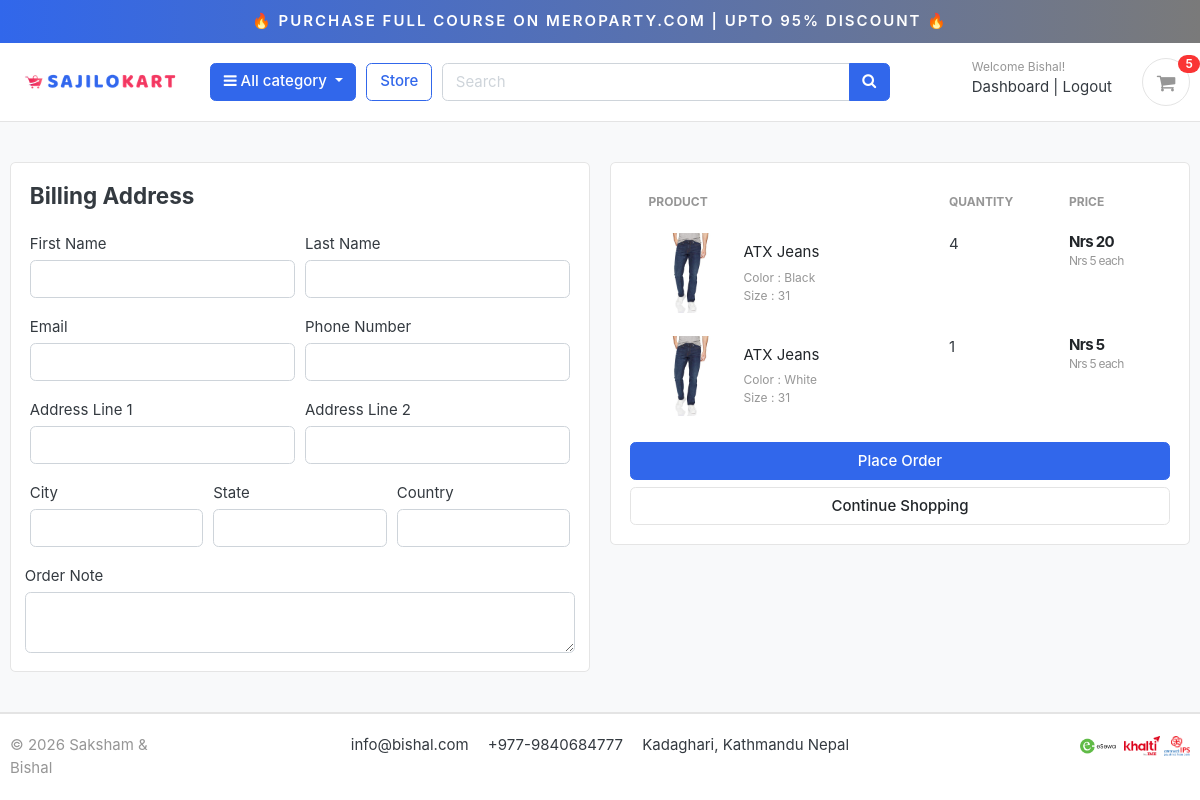
Page /cart/checkout/ (signed in) on the committed database.
### accounts/models.py (models this page shows, shortened)
class Account(AbstractBaseUser):
    first_name      = models.CharField(max_length=50)
    last_name       = models.CharField(max_length=50)
    username        = models.CharField(max_length=50, unique=True)
    email           = models.EmailField(max_length=100, unique=True)
    phone_number    = models.CharField(max_length=50)
    date_joined     = models.DateTimeField(auto_now_add=True)
    last_login      = models.DateTimeField(auto_now_add=True)
    is_admin        = models.BooleanField(default=False)
    is_staff        = models.BooleanField(default=False)
    is_active        = models.BooleanField(default=False)
    is_superadmin        = models.BooleanField(default=False)
    USERNAME_FIELD = 'email'
    REQUIRED_FIELDS = ['username', 'first_name', 'last_name']
    objects = MyAccountManager()

### carts/models.py (models this page shows, shortened)
class CartItem(models.Model):
    user = models.ForeignKey(Account, on_delete=models.CASCADE, null=True)
    product = models.ForeignKey(Product, on_delete=models.CASCADE)
    variations = models.ManyToManyField(Variation, blank=True)
    cart    = models.ForeignKey(Cart, on_delete=models.CASCADE, null=True)
    quantity = models.IntegerField()
    is_active = models.BooleanField(default=True)
    def sub_total(self):
        return self.product.price * self.quantity

### store/models.py (models this page shows, shortened)
class Product(models.Model):
    product_name    = models.CharField(max_length=200, unique=True)
    slug            = models.SlugField(max_length=200, unique=True)
    description     = models.TextField(max_length=500, blank=True)
    price           = models.IntegerField()
    images          = models.ImageField(upload_to='photos/products')
    stock           = models.IntegerField()
    is_available    = models.BooleanField(default=True)
    category        = models.ForeignKey(Category, on_delete=models.CASCADE)
    created_date    = models.DateTimeField(auto_now_add=True)
    modified_date   = models.DateTimeField(auto_now=True)
    def get_url(self):
        return reverse('product_detail', args=[self.category.slug, self.slug])

class Variation(models.Model):
    product = models.ForeignKey(Product, on_delete=models.CASCADE)
    variation_category = models.CharField(max_length=100, choices=variation_category_choice)
    variation_value     = models.CharField(max_length=100)
    is_active           = models.BooleanField(default=True)
    created_date        = models.DateTimeField(auto_now=True)
    objects = VariationManager()

### carts/views.py (the view)
# urls.py: path('checkout/', views.checkout, name='checkout'),
@login_required(login_url='login')
def checkout(request, total=0, quantity=0, cart_items=None):
    try:
        tax = 0
        grand_total = 0
        if request.user.is_authenticated:
            cart_items = CartItem.objects.filter(user=request.user, is_active=True)
        else:
            cart = Cart.objects.get(cart_id=_cart_id(request))
            cart_items = CartItem.objects.filter(cart=cart, is_active=True)
        for cart_item in cart_items:
            total += (cart_item.product.price * cart_item.quantity)
            quantity += cart_item.quantity
        tax = (13 * total) / 100
        grand_total = total + tax
    except ObjectDoesNotExist:
        pass
    context = {
        'total': total,
        'quantity': quantity,
        'cart_items': cart_items,
        'tax': tax,
        'grand_total': grand_total,
    }
    return render(request, 'store/checkout.html', context)

### carts/context_processors.py (called while the page is built)
def counter(request):
    cart_count = 0
    if 'admin' in request.path:
        return {}
    else:
        try:
            cart = Cart.objects.filter(cart_id=_cart_id(request))
            if request.user.is_authenticated:
                cart_items = CartItem.objects.all().filter(user=request.user)
            else:
                cart_items = CartItem.objects.all().filter(cart=cart[:1])
            for cart_item in cart_items:
                cart_count += cart_item.quantity
        except Cart.DoesNotExist:
            cart_count = 0
    return dict(cart_count=cart_count)

### carts/views.py (called while the page is built)
def _cart_id(request):
    cart = request.session.session_key
    if not cart:
        cart = request.session.create()
    return cart

### category/context_processors.py (called while the page is built)
def menu_links(request):
    links = Category.objects.all()
    return dict(links=links)

### category/models.py (called while the page is built)
    def get_url(self):
            return reverse('products_by_category', args=[self.slug])

### templates/store/checkout.html (shortened to what this page needs)
{% extends 'base.html' %}
{% load static %}
{% block content %}
<section class="section-content padding-y bg">
<div class="container">
<div class="row">
	<aside class="col-lg-6">
<div class="card">
  <div class="card-body">
    <h4 class="card-title mb-4">Billing Address</h4>
    <form action="{% url 'place_order' %}" method="POST">
      <div class="form-row">
        <div class="col form-group">
          <label for="">First Name</label>
          <input type="text" name="first_name" class="form-control" required>
        </div>
        <div class="col form-group">
          <label for="">Last Name</label>
          <input type="text" name="last_name" class="form-control" required>
        </div>
      </div>
      <div class="form-row">
        <div class="col form-group">
          <label for="">Email</label>
          <input type="email" name="email" class="form-control" required>
        </div>
        <div class="col form-group">
          <label for="">Phone Number</label>
          <input type="text" name="phone" class="form-control" required>
        </div>
      </div>
      <div class="form-row">
        <div class="col form-group">
          <label for="">Address Line 1</label>
          <input type="text" name="address_line_1" class="form-control" required>
        </div>
        <div class="col form-group">
          <label for="">Address Line 2</label>
          <input type="text" name="address_line_2" class="form-control">
        </div>
      </div>
      <div class="form-row">
        <div class="col form-group">
          <label for="">City</label>
          <input type="text" name="city" class="form-control" required>
        </div>
        <div class="col form-group">
          <label for="">State</label>
          <input type="text" name="state" class="form-control" required>
        </div>
        <div class="col form-group">
          <label for="">Country</label>
          <input type="text" name="country" class="form-control" required>
        </div>
        </div>
        <div class="form-row">
          <label for="">Order Note</label>
          <textarea name="order_note" rows="2" class="form-control"></textarea>
        </div>
  </div>
</div>
	</aside>
	<aside class="col-lg-6">
		<div class="card">
		<div class="card-body">
      <table class="table table-borderless table-shopping-cart">
      <thead class="text-muted">
      <tr class="small text-uppercase">
        <th scope="col">Product</th>
        <th scope="col" width="120">Quantity</th>
        <th scope="col" width="120">Price</th>
      </tr>
      </thead>
      <tbody>
      {% for cart_item in cart_items %}
      <tr>
      	<td>
      		<figure class="itemside align-items-center">
      			<div class="aside"><img src="{{ cart_item.product.images.url }}" class="img-sm"></div>
      			<figcaption class="info">
      				<a href="{{ cart_item.product.get_url }}" class="title text-dark">{{ cart_item.product.product_name }}</a>
      				<p class="text-muted small">
      					{% if cart_item.variations.all %}
      						{% for item in cart_item.variations.all %}
      							{{ item.variation_category | capfirst }} : {{ item.variation_value | capfirst }} <br>
      						{% endfor %}
      					{% endif %}
      				</p>
      			</figcaption>
      		</figure>
      	</td>
      	<td>
      				<label for="">{{cart_item.quantity}}</label>
      	</td>
      	<td>
      		<div class="price-wrap">
      			<var class="price">Nrs {{ cart_item.sub_total }}</var>
      			<small class="text-muted"> Nrs {{ cart_item.product.price }} each </small>
      		</div>
      	</td>
      </tr>
      {% endfor %}
      </tbody>
      </table>
      <button type="submit" name="submit" class="btn btn-primary btn-block">Place Order</button>
			<a href="{% url 'store' %}" class="btn btn-light btn-block">Continue Shopping</a>
		</div>
		</div>
</aside>
</div>
</div>
</section>
{% endblock %}

### templates/includes/navbar.html (shortened to what this page needs)
{% load static %}
<div class="container-fluid" style="text-align:center;background-image: linear-gradient(to right, #3167EB , #7A7A7A);padding:10px;font-weight: 600;position:sticky;top:0;z-index:999;">
<a href="https://meroparty.com/" style="color: white;text-transform: uppercase;letter-spacing: 2px;"><span>&#x1F525</span> Purchase Full Course on Meroparty.com | Upto 95% Discount <span>&#x1F525</span></a>
</div>
<header class="section-header">
<section class="header-main border-bottom">
  <div class="container">
<div class="row align-items-center">
  <div class="col-lg-2 col-md-3 col-6">
    <a href="{% url 'home' %}" class="brand-wrap">
      <img class="logo" src="{% static './images/logo.png' %}">
    </a>
  </div>
  <div class="col-lg col-sm col-md col-6 flex-grow-0">
    <div class="category-wrap dropdown d-inline-block float-right">
      <button type="button" class="btn btn-primary dropdown-toggle" data-toggle="dropdown">
        <i class="fa fa-bars"></i> All category
      </button>
    </div>
  </div>
  <a href="{% url 'store' %}" class="btn btn-outline-primary">Store</a>
  <div class="col-lg  col-md-6 col-sm-12 col">
    <form action="{% url 'search' %}" class="search" method='GET'>
      <div class="input-group w-100">
          <input type="text" class="form-control" style="width:60%;" placeholder="Search" name="keyword" required>
          <div class="input-group-append">
            <button class="btn btn-primary" type="submit">
              <i class="fa fa-search"></i>
            </button>
          </div>
        </div>
    </form>
  </div>
  <div class="col-lg-3 col-sm-6 col-8 order-2 order-lg-3">
        <div class="d-flex justify-content-end mb-3 mb-lg-0">
          {% if user.id is None %}
          <div class="widget-header">
            <small class="title text-muted">Welcome guest!</small>
            <div>
              <a href="{% url 'login' %}">Sign in</a> <span class="dark-transp"> | </span>
              <a href="{% url 'register' %}"> Register</a>
            </div>
          </div>
          {% else %}
          <div class="widget-header">
            <small class="title text-muted">Welcome {{user.first_name}}!</small>
            <div>
              <a href="{% url 'dashboard' %}">Dashboard</a> <span class="dark-transp"> | </span>
              <a href="{% url 'logout' %}"> Logout</a>
            </div>
          </div>
          {% endif %}
          <a href="{% url 'cart' %}" class="widget-header pl-3 ml-3">
            <div class="icon icon-sm rounded-circle border"><i class="fa fa-shopping-cart"></i></div>
            <span class="badge badge-pill badge-danger notify">{{cart_count}}</span>
          </a>
        </div>
      </div>
</div>
  </div>
</section>
</header>

### static/css/ui.css (style rules this page uses)
html { font-family: "Inter", sans-serif; font-size: 15px; }
.price-wrap { letter-spacing: -0.7px; }
.icon-xs, .icon-sm, .icon-md, .icon-lg { display: inline-block; text-align: center; flex-shrink: 0; flex-grow: 0; }
.icon-sm { width: 48px; height: 48px; line-height: 48px !important; font-size: 20px; }
.img-xs, .img-sm, .img-md, .img-lg { -o-object-fit: cover; object-fit: cover; flex-shrink: 0; flex-grow: 0; }
.img-sm { width: 80px; height: 80px; }
.padding-y { padding-top: 40px; padding-bottom: 40px; }
var { font-style: normal; }
figure { margin-bottom: 0; }
article:after, .form-group:after { display: block; clear: both; content: ""; }
.bg { background-color: #f8f9fa; }
p:last-child { margin-bottom: 0; }
.header-main { position: relative; padding-top: 1rem; padding-bottom: 1rem; }
.brand-wrap .logo, .navbar-brand .logo { margin-right: 7px; max-height: 42px; display: inline-block; }
.widget-header { display: inline-block; vertical-align: middle; position: relative; }
.widget-header a { color: #343a40; }
.widget-header i { color: #969696; }
.widget-header .title { display: block; }
.widget-header .notify { position: absolute; top: -3px; right: -10px; }
.btn-light { background-color: #fff; border-color: #e4e4e4; }
.itemside { position: relative; display: flex; width: 100%; }
.itemside .aside { position: relative; flex-shrink: 0; }
.itemside .info { padding-left: 15px; padding-right: 7px; }
.itemside p { margin-bottom: 0; }
.itemside .title { display: block; margin-bottom: 5px; color: #212529; }
.notify { position: absolute; top: -4px; right: -10px; display: inline-block; padding: 0.25em 0.6em; font-size: 12px; line-height: 1; text-align: center; border-radius: 3rem; color: #fff; background-color: #fa3434; }
.price { font-weight: 600; color: #212529; }
.table-shopping-cart.table td, .table-shopping-cart.table th { padding-left: 1.25rem; padding-right: 1.25rem; }
.table-shopping-cart .price-wrap { line-height: 1.2; }
.table-shopping-cart .price { font-weight: bold; margin-right: 5px; display: block; }

### rows in the picture
Account: first_name "Bishal"
CartItem: product.images (picture), product.product_name "ATX Jeans", quantity "4", sub_total "20", product.price "5"
Variation: variation_category "Color", variation_value "Black"
Variation: variation_category "Size", variation_value "31"
CartItem: product.images (picture), product.product_name "ATX Jeans", quantity "1", sub_total "5", product.price "5"
Variation: variation_category "Color", variation_value "White"

### other values in the picture
{{ cart_count }} "5"
